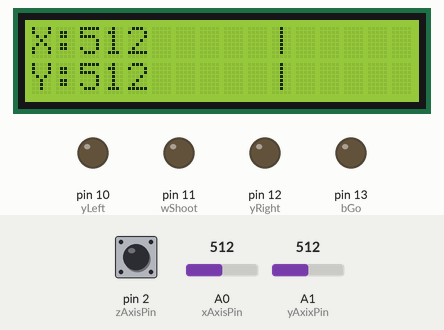
A sketch run on a simulated Arduino Uno, built with avr-gcc and run on an emulated ATmega328P. Shown: 16×2 character LCD, output pins drawn as LEDs (lit = HIGH). Inputs (shaded band) come from the test bench; at power-on: pin 2 (zAxisPin) HIGH, A0 (xAxisPin) = 512, A1 (yAxixPin) = 512. Pins used as bus, display or sensor lines are not drawn.

Above: at 4.2 s.
4.3 s: pin 2 (zAxisPin) pulled LOW for 0.15 s
At 4.52 s:
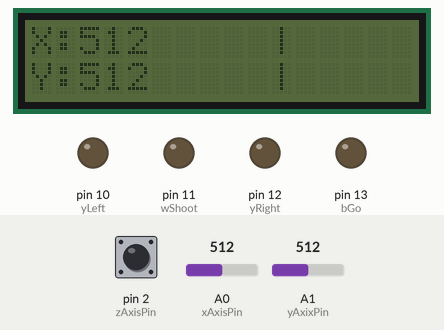
6.3 s: A0 (xAxisPin) set to 0
At 6.9 s:
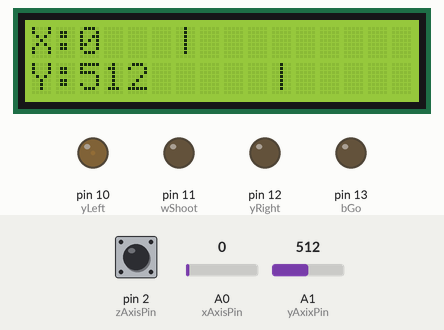
9.3 s: pin 2 (zAxisPin) pulled LOW for 1 s
At 9.5 s:
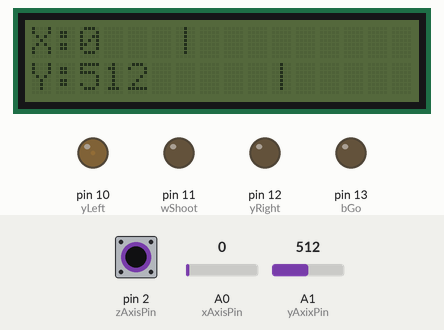
11.8 s: A1 (yAxixPin) set to 550
At 12.2 s:
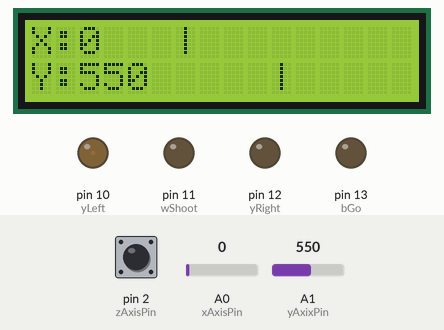
13.4 s: A1 (yAxixPin) set to 105
At 13.9 s:
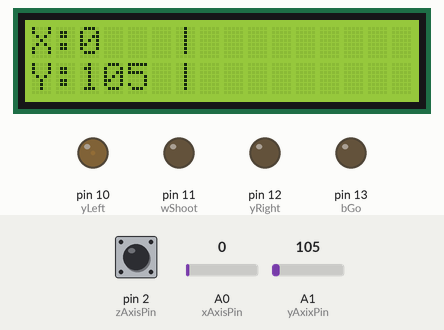
16.4 s: A1 (yAxixPin) set to 95
At 17.8 s:
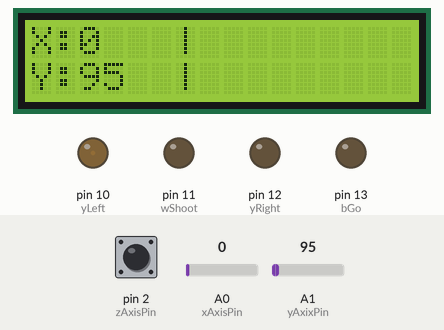
Timing chart, 0 to 19.4 s (numbered marks = the images above; inputs shaded):
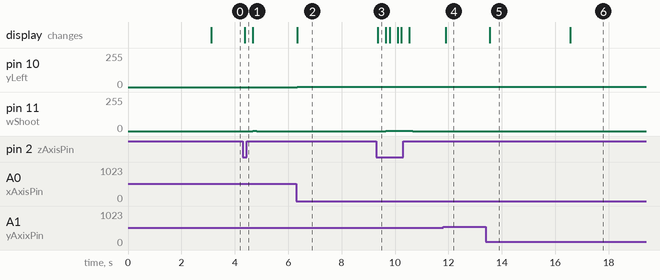

Measured:
- after the input at 4.3 s, pin 11 (wShoot): 0/255 → 1/255 after 0.38 s, → 0/255 0.14 s later; the display: changes after 0.08 s (image 1)
- after the input at 6.3 s, pin 10 (yLeft): 0/255 → 1/255 at once; the display: changes at once (image 2)
- after the input at 9.3 s, pin 11 (wShoot): 0/255 → 1/255 after 0.36 s, → 0/255 1.0 s later; the display: changes after 0.06 s (image 3)
- after the input at 11.8 s, the display: changes after 0.11 s (image 4)
- after the input at 13.4 s, the display: changes after 0.15 s (image 5)
- after the input at 16.4 s, the display: changes after 0.16 s (image 6)

The sketch:

ar08_joystick.ino
```cpp
/*
 예제 6.5
 조이스틱 입력
 */

// I2C 통신 라이브러리 설정
#include <Wire.h>
// I2C LCD 라리브러리 설정
#include <LiquidCrystal_I2C.h>

// LCD I2C address 설정 PCF8574:0x27, PCF8574A:0x3F
LiquidCrystal_I2C lcd(0x27,16,2);  // LCD address:0x27, 16X2 LCD

// 0번 아날로그핀을 X 축 입력으로 설정
const int xAxisPin = 0;
// 1번 아날로그핀을 Y 축 입력으로 설정
const int yAxixPin = 1;
// 2번 디지털 입력 핀을 Z 축 입력으로 설정
const int zAxisPin = 2;

const int wShoot = 11;
  const int rStop = 9;
  const int bGo = 13;
  const int yRight = 12;
  const int yLeft = 10;

void setup() {


  pinMode(wShoot,OUTPUT);
  pinMode(rStop,OUTPUT);
  pinMode(bGo,OUTPUT);
  pinMode(yRight,OUTPUT);
  pinMode(yLeft,OUTPUT);

  // Z 축 입력은 디지털 입력으로 설정한다.
  pinMode(zAxisPin,INPUT_PULLUP);

  lcd.init(); // LCD 설정
  lcd.backlight();  // 백라이트를 켠다.

  // 메세지를 표시한다.
  lcd.print("ex 6.5");
  lcd.setCursor(0,1);
  lcd.print("Joystick");
  // 3초동안 메세지를 표시한다.
  delay(3000);

  // 모든 메세지를 삭체한 뒤
  // X축 Y축 문자를 출력한다.
  lcd.clear();
  lcd.setCursor(0,0);
  lcd.print("X:");
  lcd.setCursor(0,1);
  lcd.print("Y:");
  lcd.setCursor(15,1);
}

void loop(){

  // X, Y, Z 축 값을 읽는다.
  int xValue = analogRead(xAxisPin);
  int yValue = analogRead(yAxixPin);
  int zValue = digitalRead(zAxisPin);

  // 그래프를 그리기 위해서 X, Y 값을 조절한다.
  int xDisplay = map(xValue,0,1023,6,15);
  int yDisplay = map(yValue,0,1023,6,15);


  // 첫 째 줄에 전에 표시했던 내용을 지운다.
  lcd.setCursor(2,0);
  lcd.print("              "); // 14칸 공백
  // X 축의 ADC 값을 출력한다.
  lcd.setCursor(2,0);
  lcd.print(xValue);
  // 조이스틱의 X 값에 따라 그래프를 출력한다
   lcd.setCursor(xDisplay,0);
  lcd.print("|");


  // 둘째 줄에 전에 표시했던 내용을 지운다.
  lcd.setCursor(2,1);
  lcd.print("              "); // 14칸 공백
  // Y 축의 ADC 값을 출력한다.
  lcd.setCursor(2,1);
  lcd.print(yValue);
  // 조이스틱의 Y 값에 따라 그래프를 출력한다
  lcd.setCursor(yDisplay,1);
  lcd.print("|");

  if(yValue < 512)
  {
    analogWrite(bGo,HIGH);
  }
  else{
    analogWrite(bGo,LOW);
  }

  if(yValue > 540)
  {
    analogWrite(rStop,HIGH);
  }
  else{
    analogWrite(rStop,LOW);
  }

  if(xValue < 512)
  {
    analogWrite(yLeft,HIGH);
  }
  else{
    analogWrite(yLeft,LOW);
  }

  if(xValue > 540)
  {
    analogWrite(yRight,HIGH);
  }
  else{
    analogWrite(yRight,LOW);
  }


  // Z 방향으로 눌렸을 때 백라이트를 점멸한다.
  if(zValue == LOW){
    lcd.noBacklight();
    delay(300);
    lcd.backlight();
    analogWrite(wShoot,HIGH);
  }
  else{
    analogWrite(wShoot,LOW);
  }
  delay(100);
}
```
